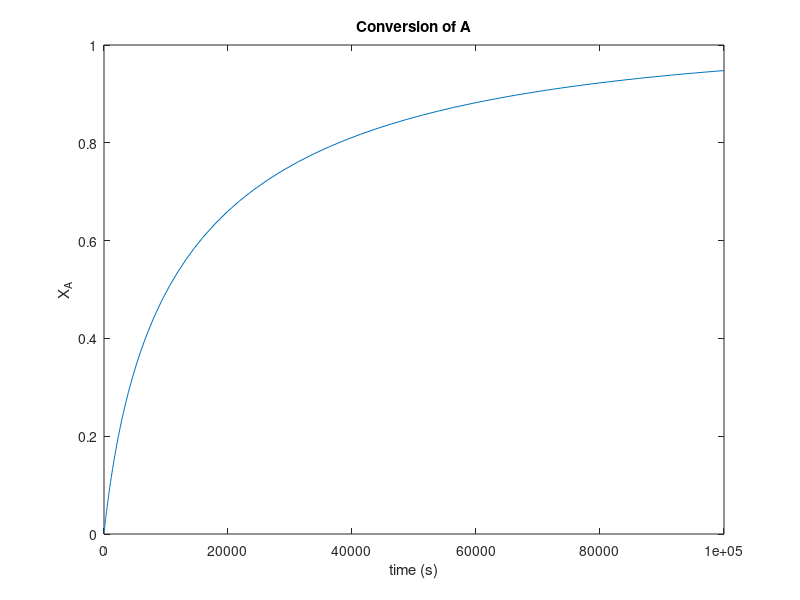

Write MATLAB code to recreate this figure.
%% Diego Alba - Kinetics - HW#4

% A)

% The pressure in the reactor increases linearly with volume because 
% there is a spring attached to one of the walls, meaning that as the 
% reactor expands the spring will push back following Hoooke's Law. 

% B)


















    


% C)





















% D)

Vo = 0.15;
k = 150;
T = 599.67; % R
R = 0.73;
NA0 = 10*Vo^2/(3*R*T);

dXAdt = @(t,x) k*NA0^2*(1-x)*(2-x)^2/((1+2*x)*Vo^2)^0.5;
[t,XA] = ode45(dXAdt,[0 100000],NA0/Vo);

plot(t,XA)
title('Conversion of A')
xlabel('time (s)')
ylabel('X_A')
